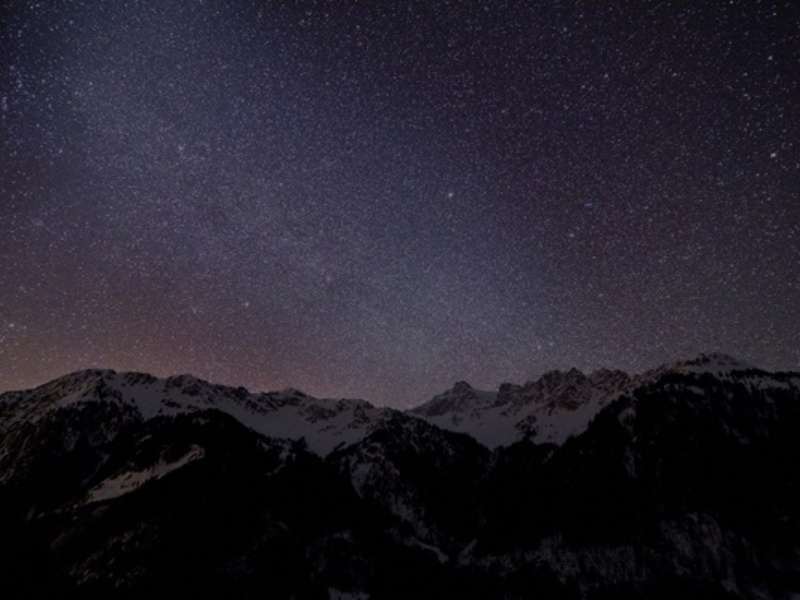
#> input picture Charlie/night-sky-scld-1.jpg, 800 x 600 px
$ python 'Tutorial - hough lines.py' ../night-sky-scld-1.jpg
#> lines starting #> are read from the running program, lines starting #| are printed output that depends on the picture; after the words box and inside, x2 and y2 are one past the last pixel; in counts of white or black regions, pixels touching at a corner belong together
"""
@file hough_lines.py
@brief This program demonstrates line finding with the Hough transform
"""

import sys
import math
import cv2
import numpy as np


def main(argv):

    default_file = "Charlie/output_image.png"
    filename = argv[0] if len(argv) > 0 else default_file
    # Loads an image
    src = cv2.imread(cv2.samples.findFile(filename), cv2.IMREAD_GRAYSCALE)
#> src: shape (600, 800); min 0, max 125, mean 35.8
    # Check if image is loaded fine
    if src is None:
        print("Error opening image!")
        print("Usage: hough_lines.py [image_name -- default " + default_file + "] \n")
        return -1

    dst = cv2.Canny(src, 50, 200, None, 3)
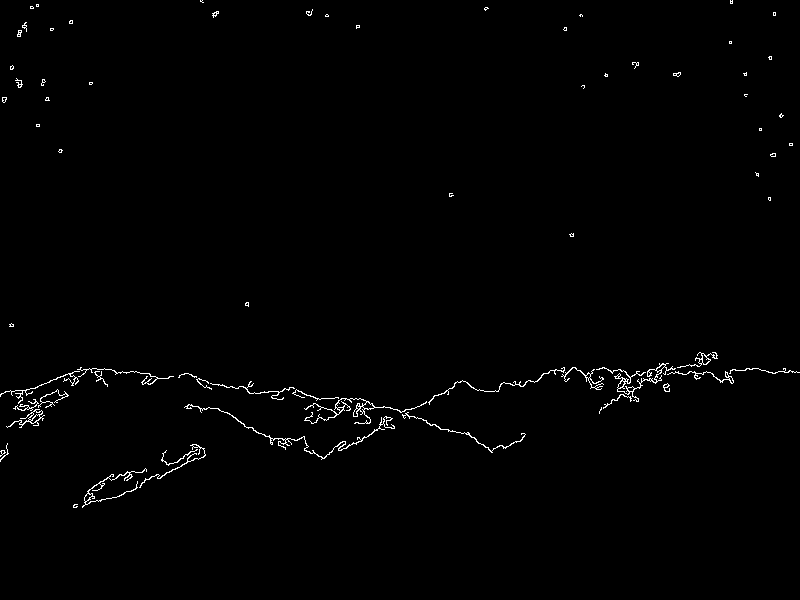
#> dst: shape (600, 800); 0.9% white in thin lines or dots, all inside (x1, y1, x2, y2) = (0, 0, 800, 508)

    # Copy edges to the images that will display the results in BGR
    cdst = cv2.cvtColor(dst, cv2.COLOR_GRAY2BGR)
    cdstP = np.copy(cdst)

    lines = cv2.HoughLines(dst, 1, np.pi / 180, 150, None, 0, 0)
#> lines = None

    if lines is not None:
        for i in range(0, len(lines)):
            rho = lines[i][0][0]
            theta = lines[i][0][1]
            a = math.cos(theta)
            b = math.sin(theta)
            x0 = a * rho
            y0 = b * rho
            pt1 = (int(x0 + 1000 * (-b)), int(y0 + 1000 * (a)))
            pt2 = (int(x0 - 1000 * (-b)), int(y0 - 1000 * (a)))
            cv2.line(cdst, pt1, pt2, (0, 0, 255), 3, cv2.LINE_AA)

    linesP = cv2.HoughLinesP(dst, 1, np.pi / 180, 50, None, 50, 10)
#> linesP = [[614, 376, 705, 372], [619, 378, 709, 361], [617, 375, 694, 371], [74, 507, 131, 491]]

    if linesP is not None:
        for i in range(0, len(linesP)):
            l = linesP[i][0]
            cv2.line(cdstP, (l[0], l[1]), (l[2], l[3]), (0, 0, 255), 3, cv2.LINE_AA)
#> this loop made 4 passes
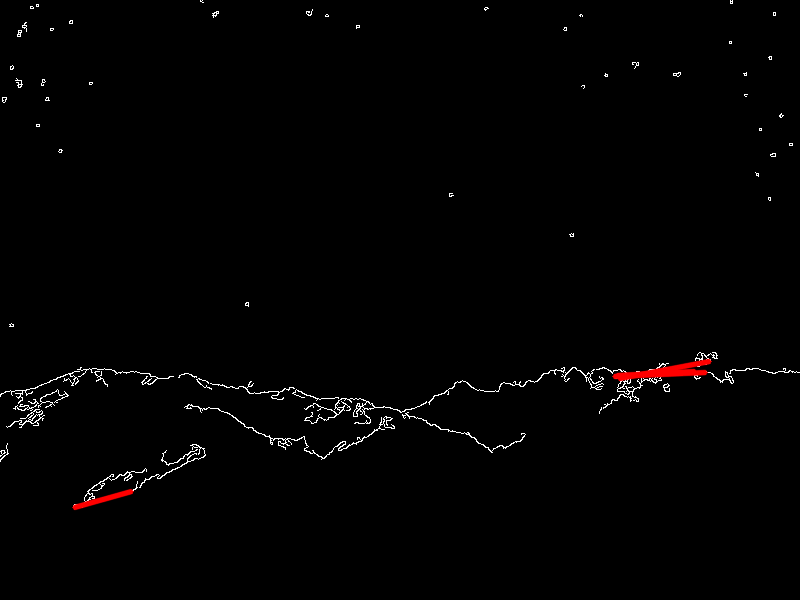
#> cdstP: shape (600, 800, 3); mean B, G, R 2.1, 2.1, 2.8

    cv2.imshow("Source", src)
    cv2.imshow("Good contour detection", dst)
    cv2.imshow("Detected Lines (in red) - Standard Hough Line Transform", cdst)
    cv2.imshow("Detected Lines (in red) - Probabilistic Line Transform", cdstP)

    cv2.waitKey()
    return 0


if __name__ == "__main__":
    main(sys.argv[1:])

$ run again, on Charlie/night-sky-scld-3.jpg
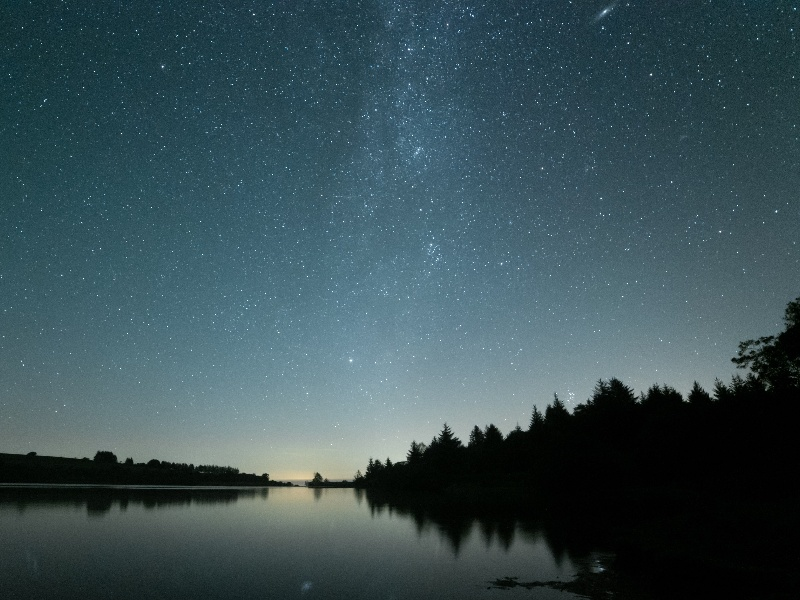
#> input picture Charlie/night-sky-scld-3.jpg, 800 x 600 px
#> dst: shape (600, 800); 3.8% white in thin lines or dots
#> lines = [[482, 1.59]]
#> the loop in main, `for i in range(0, len(lines)):` made 1 pass
#> (rho, theta, a, b, x0, y0, pt1, pt2) on pass 1: (482, 1.59, -0.0175, 1, -8.41, 481.9, (-1008, 464), (991, 499))
#> after the loop in main, `for i in range(0, len(lines)):`:
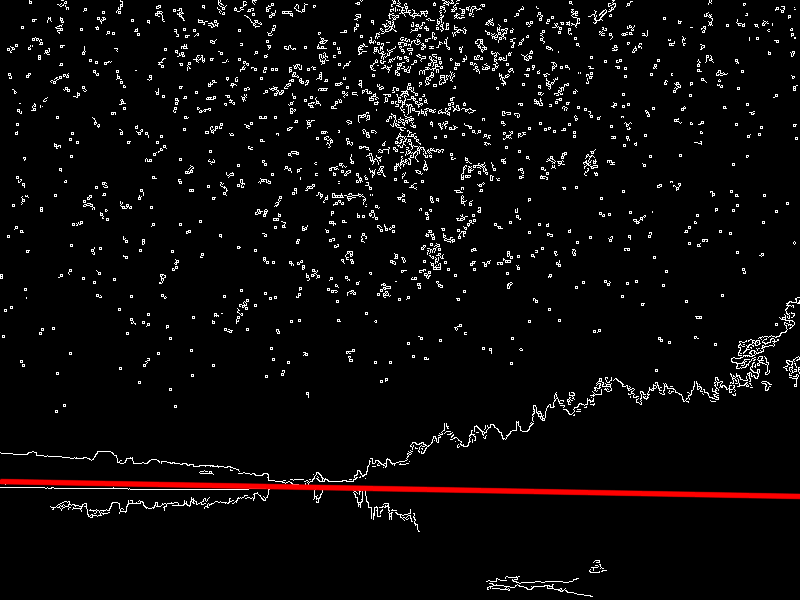
#> cdst: shape (600, 800, 3); mean B, G, R 9.4, 9.4, 11.7
#> linesP = 27 rows, first 6: [156, 485, 269, 486], [45, 488, 129, 488], [128, 489, 248, 489], [224, 502, 278, 486], [411, 26, 465, 32], [0, 452, 76, 458]
#> the loop in main, `for i in range(0, len(linesP)):` made 27 passes
#> after the loop in main, `for i in range(0, len(linesP)):`:
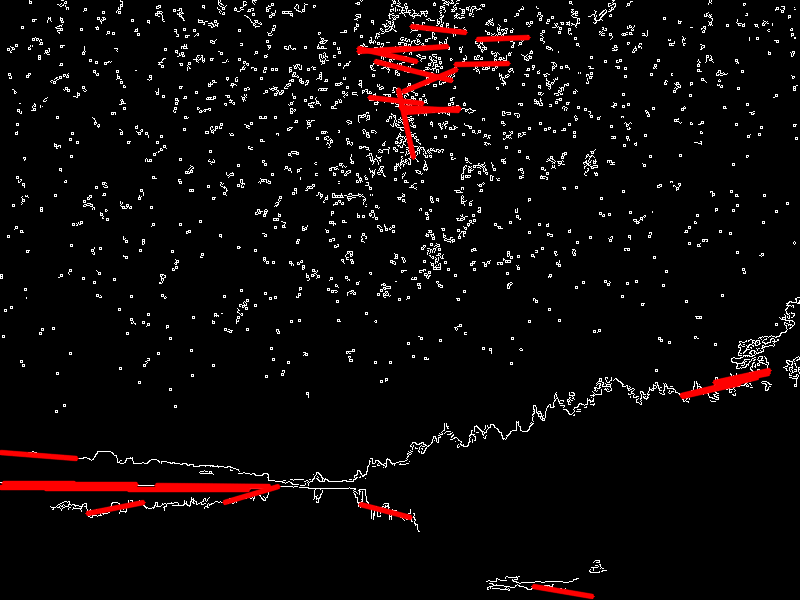
#> cdstP: shape (600, 800, 3); mean B, G, R 8.5, 8.5, 12.9

$ run again, on Charlie/night-sky1.jpg
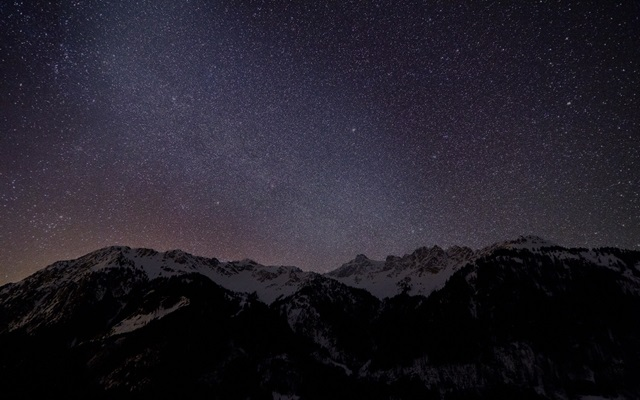
#> input picture Charlie/night-sky1.jpg, 640 x 400 px
#> in main, `dst = cv2.Canny(src, 50, 200, None, 3)`:
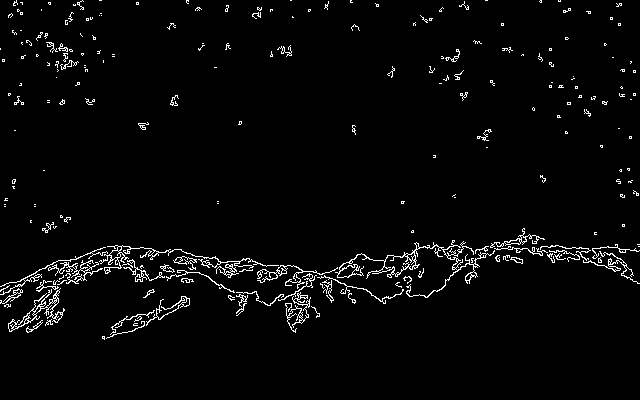
#> dst: shape (400, 640); 2.9% white in thin lines or dots, all inside (x1, y1, x2, y2) = (0, 0, 640, 340)
#> lines = None
#> linesP = 26 rows, first 6: [435, 253, 518, 248], [207, 266, 263, 265], [258, 275, 316, 271], [11, 321, 62, 314], [532, 253, 600, 251], [550, 258, 614, 255]
#> the loop in main, `for i in range(0, len(linesP)):` made 26 passes
#> after the loop in main, `for i in range(0, len(linesP)):`:
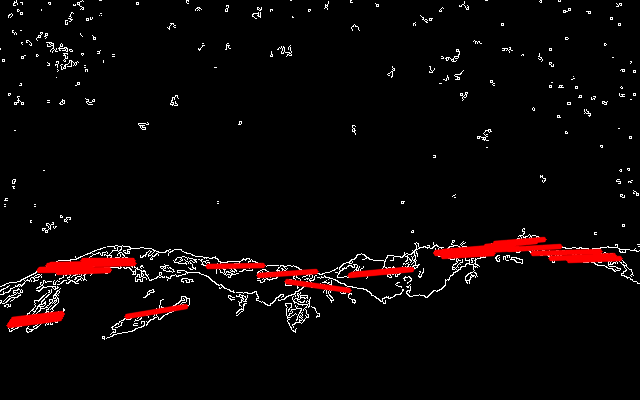
#> cdstP: shape (400, 640, 3); mean B, G, R 5.7, 5.7, 11.5
